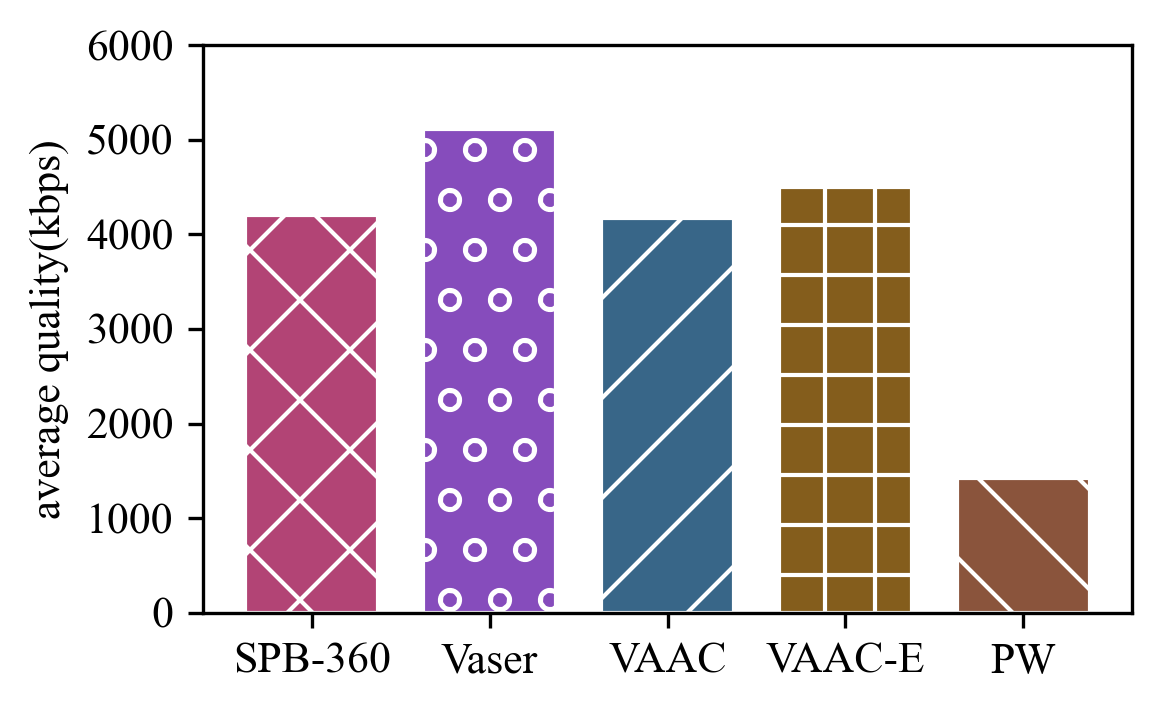

Write Python code to recreate this figure.
import matplotlib.pyplot as plt
import numpy as np
from matplotlib import rcParams

plt.rcParams["font.family"] = ["Times New Roman", "SimSun"]


def format_draw_histogram(
        labels,
        data,
        x_label_name,
        y_label_name,
        ylim,
        save_path,
        colors,
        hatch_patterns,
        font_size=10.5,
        figsize=(4, 2.5),
        bar_width=0.75,
        dpi=300,
        hatch_density=1,
        hatch_linewidth=1
):
    plt.rcParams['hatch.linewidth'] = hatch_linewidth
    rcParams.update({'font.size': font_size})

    fig, ax = plt.subplots(1, 1, figsize=figsize)
    ax.set_xlabel(x_label_name, fontsize=font_size)
    ax.set_ylabel(y_label_name, fontsize=font_size)

    x = np.arange(len(labels))
    ax.tick_params(labelsize=font_size)
    ax.set_xticks(x)
    ax.set_xticklabels(labels)
    ax.set_ylim(ylim)

    for i in range(len(labels)):
        ax.bar(x[i], data[i], bar_width, label=labels[i], edgecolor='white', color=colors[i],
               hatch=hatch_patterns[i] * hatch_density)

    plt.tight_layout()
    plt.savefig(save_path, dpi=dpi, bbox_inches='tight')
    plt.show()


if __name__ == "__main__":
    labels = ['SPB-360', 'Vaser', 'VAAC', 'VAAC-E', 'PW']
    data = [4204, 5111, 4173, 4501, 1427]
    colors = ['#B24475', '#864CBC', '#386688', '#845D1C', '#8A543C']
    hatch_patterns = ['x', 'o', '/', '+', '\\']

    format_draw_histogram(
        labels=labels,
        data=data,
        y_label_name='average quality(kbps)',
        x_label_name='',
        ylim=(0, 6000),
        save_path='./average_quality.png',
        colors=colors,
        hatch_patterns=hatch_patterns,
    )
